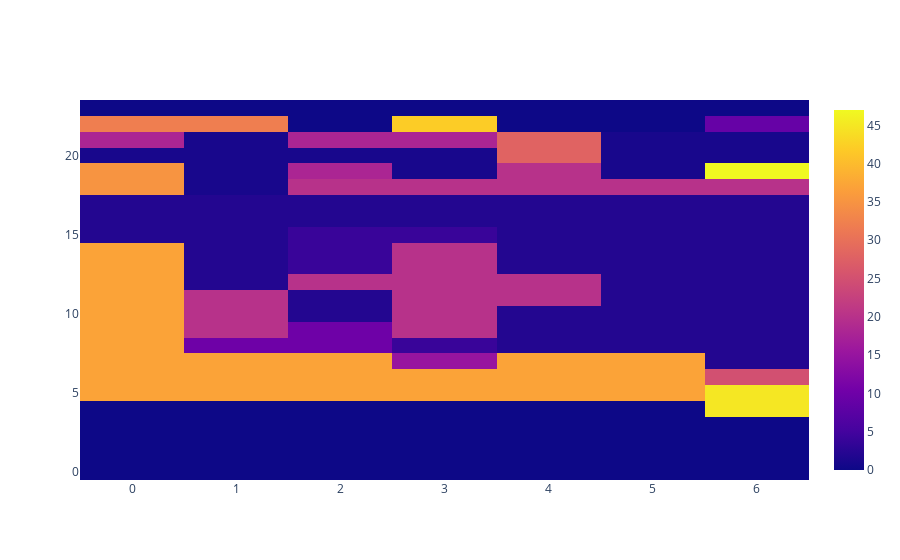

Notebook code for this chart:
### Code cell
import plotly.graph_objects as go
        

fig = go.Figure(data=go.Heatmap(
                   z=zv,
                   x=[0,1,2,3,4,5,6],
                   y=list(range(24)),
                   hoverongaps = False))
fig.show()

### Figure 1 — Plotly figure (JSON) as saved in the notebook; plotly's stock layout.template omitted (floating-point values rounded to 4 significant figures; data arrays with more than 128 entries replaced by an {"elided": "..."} marker saying what was removed)
{"data": [{"hoverongaps": false, "type": "heatmap", "x": [0, 1, 2, 3, 4, 5, 6], "y": [0, 1, 2, 3, 4, 5, 6, 7, 8, 9, 10, 11, 12, 13, 14, 15, 16, 17, 18, 19, 20, 21, 22, 23], "z": {"elided": "24x7 int values"}}], "layout": {}}
